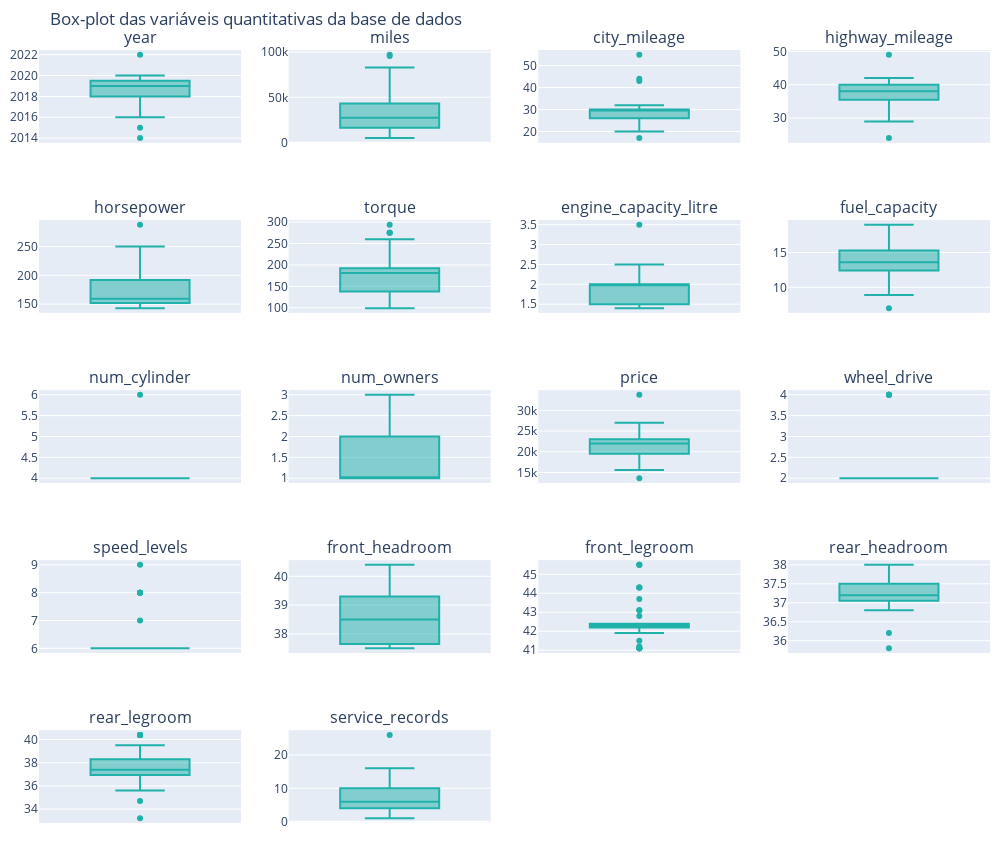

Here is the notebook cell this chart was saved with:
### Markdown cell above
### Box-plot

### Code cell
# Medidas estatísicas para o dataframe
def plotly_subplots_box(nrows, ncols, data_frame) -> None:
    columns: list[str] = data_frame.columns.to_list()

    fig = make_subplots(rows=nrows, cols=ncols, subplot_titles=columns)

    k = 0
    # Add a box plot for each column
    for i in range(nrows):
        for j in range(ncols):
            if k < len(columns):
                fig.add_trace(
                    go.Box(
                        px.box(
                            y=data_frame[columns[k]],
                            orientation="v",
                            color_discrete_sequence=["lightseagreen"],
                        ).data[0]
                    ),
                    row=i + 1,
                    col=j + 1,
                )
                k += 1
            else:
                break

    # Update the layout
    fig.update_layout(
        height=850,
        width=1000,
        showlegend=False,
        margin=dict(t=50, l=10, r=10, b=10),
        title_text="Box-plot das variáveis quantitativas da base de dados",
    )

    fig.show()


plotly_subplots_box(5, 4, data_quanti)

### Figure 1 — Plotly figure (JSON) as saved in the notebook; plotly's stock layout.template omitted (floating-point values rounded to 4 significant figures)
{"data": [{"alignmentgroup": "True", "hovertemplate": "y=%{y}<extra></extra>", "legendgroup": "", "marker": {"color": "lightseagreen"}, "name": "", "notched": false, "offsetgroup": "", "orientation": "v", "showlegend": false, "type": "box", "x0": " ", "xaxis": "x", "y": [2019, 2017, 2014, 2016, 2019, 2016, 2022, 2018, 2019, 2017, 2015, 2019, 2018, 2020, 2020, 2019, 2020, 2019, 2019, 2019, 2019, 2020, 2019, 2018, 2017, 2020, 2020, 2019, 2019, 2018, 2019, 2017, 2019, 2020, 2019, 2019, 2018, 2019, 2018, 2020, 2018, 2019, 2020, 2019, 2020, 2019, 2018, 2019, 2020, 2019, 2020, 2018], "y0": " ", "yaxis": "y"}, {"alignmentgroup": "True", "hovertemplate": "y=%{y}<extra></extra>", "legendgroup": "", "marker": {"color": "lightseagreen"}, "name": "", "notched": false, "offsetgroup": "", "orientation": "v", "showlegend": false, "type": "box", "x0": " ", "xaxis": "x2", "y": [27173, 76941, 97027, 95396, 28405, 61459, 6811, 29674, 25044, 26215, 25939, 32270, 19950, 19719, 16076, 28214, 12395, 33322, 56233, 24250, 38097, 35743, 32946, 26905, 66329, 27457, 12395, 41799, 26910, 16581, 9736, 7743, 44371, 12944, 5000, 41799, 13726, 18898, 51279, 36506, 58126, 27440, 59090, 47715, 9495, 13721, 72827, 33412, 13830, 23507, 11296, 82729], "y0": " ", "yaxis": "y2"}, {"alignmentgroup": "True", "hovertemplate": "y=%{y}<extra></extra>", "legendgroup": "", "marker": {"color": "lightseagreen"}, "name": "", "notched": false, "offsetgroup": "", "orientation": "v", "showlegend": false, "type": "box", "x0": " ", "xaxis": "x3", "y": [43, 29, 27, 31, 29, 31, 27, 44, 30, 28, 29, 32, 31, 30, 32, 28, 30, 30, 55, 30, 17, 20, 29, 25, 23, 23, 30, 30, 25, 31, 25, 31, 28, 25, 30, 30, 22, 30, 30, 21, 30, 32, 30, 30, 23, 30, 31, 23, 30, 20, 30, 30], "y0": " ", "yaxis": "y3"}, {"alignmentgroup": "True", "hovertemplate": "y=%{y}<extra></extra>", "legendgroup": "", "marker": {"color": "lightseagreen"}, "name": "", "notched": false, "offsetgroup": "", "orientation": "v", "showlegend": false, "type": "box", "x0": " ", "xaxis": "x4", "y": [42, 38, 37, 42, 38, 41, 35, 40, 40, 38, 37, 42, 40, 38, 42, 38, 38, 38, 49, 40, 24, 29, 36, 36, 34, 34, 38, 38, 33, 40, 33, 40, 38, 32, 40, 38, 32, 40, 38, 31, 38, 42, 38, 38, 34, 40, 40, 32, 40, 29, 40, 38], "y0": " ", "yaxis": "y4"}, {"alignmentgroup": "True", "hovertemplate": "y=%{y}<extra></extra>", "legendgroup": "", "marker": {"color": "lightseagreen"}, "name": "", "notched": false, "offsetgroup": "", "orientation": "v", "showlegend": false, "type": "box", "x0": " ", "xaxis": "x5", "y": [149, 146, 159, 158, 147, 158, 182, 212, 147, 150, 143, 174, 158, 192, 174, 152, 192, 158, 151, 147, 288, 245, 160, 174, 170, 174, 192, 158, 185, 158, 185, 158, 152, 228, 147, 158, 250, 158, 192, 245, 192, 174, 192, 158, 174, 147, 158, 245, 147, 245, 147, 192], "y0": " ", "yaxis": "y5"}, {"alignmentgroup": "True", "hovertemplate": "y=%{y}<extra></extra>", "legendgroup": "", "marker": {"color": "lightseagreen"}, "name": "", "notched": false, "offsetgroup": "", "orientation": "v", "showlegend": false, "type": "box", "x0": " ", "xaxis": "x6", "y": [294, 132, 146, 138, 132, 138, 176, 99, 184, 184, 129, 162, 138, 192, 162, 145, 192, 138, 99, 184, 254, 275, 184, 184, 184, 206, 192, 138, 178, 138, 178, 138, 145, 258, 184, 138, 260, 184, 192, 275, 192, 162, 192, 138, 206, 184, 138, 260, 132, 275, 132, 192], "y0": " ", "yaxis": "y6"}, {"alignmentgroup": "True", "hovertemplate": "y=%{y}<extra></extra>", "legendgroup": "", "marker": {"color": "lightseagreen"}, "name": "", "notched": false, "offsetgroup": "", "orientation": "v", "showlegend": false, "type": "box", "x0": " ", "xaxis": "x7", "y": [1.5, 2, 2, 1.5, 2, 2, 2.5, 1.5, 1.4, 1.4, 1.8, 1.5, 2, 1.5, 1.5, 2, 1.5, 2, 1.5, 1.4, 3.5, 2, 1.5, 2, 1.8, 2, 1.5, 2, 2.4, 2, 2.4, 2, 2, 2, 1.4, 2, 2, 1.4, 1.5, 2, 1.5, 1.5, 1.5, 2, 2, 1.4, 2, 2, 2, 2, 2, 1.5], "y0": " ", "yaxis": "y7"}, {"alignmentgroup": "True", "hovertemplate": "y=%{y}<extra></extra>", "legendgroup": "", "marker": {"color": "lightseagreen"}, "name": "", "notched": false, "offsetgroup": "", "orientation": "v", "showlegend": false, "type": "box", "x0": " ", "xaxis": "x8", "y": [8.9, 14, 12.4, 12.4, 14, 12.4, 18.5, 7, 13.2, 14.5, 13.2, 12.4, 12.4, 14.8, 12.4, 13.2, 14.8, 12.4, 10.6, 13.2, 19, 18, 15.8, 18.5, 18.5, 18.5, 14.8, 12.4, 18.5, 12.4, 18.5, 12.4, 13.2, 13.2, 13.2, 12.4, 15.8, 13.2, 14.8, 16.5, 14.8, 12.4, 14.8, 12.4, 18.5, 13.2, 12.4, 18.5, 14, 14, 14, 14.8], "y0": " ", "yaxis": "y8"}, {"alignmentgroup": "True", "hovertemplate": "y=%{y}<extra></extra>", "legendgroup": "", "marker": {"color": "lightseagreen"}, "name": "", "notched": false, "offsetgroup": "", "orientation": "v", "showlegend": false, "type": "box", "x0": " ", "xaxis": "x9", "y": [4, 4, 4, 4, 4, 4, 4, 4, 4, 4, 4, 4, 4, 4, 4, 4, 4, 4, 4, 4, 6, 4, 4, 4, 4, 4, 4, 4, 4, 4, 4, 4, 4, 4, 4, 4, 4, 4, 4, 4, 4, 4, 4, 4, 4, 4, 4, 4, 4, 4, 4, 4], "y0": " ", "yaxis": "y9"}, {"alignmentgroup": "True", "hovertemplate": "y=%{y}<extra></extra>", "legendgroup": "", "marker": {"color": "lightseagreen"}, "name": "", "notched": false, "offsetgroup": "", "orientation": "v", "showlegend": false, "type": "box", "x0": " ", "xaxis": "x10", "y": [3, 2, 3, 2, 3, 2, 1, 1, 1, 2, 1, 1, 1, 1, 1, 1, 1, 1, 2, 1, 3, 1, 1, 2, 2, 1, 1, 1, 1, 2, 1, 1, 2, 1, 1, 1, 1, 1, 1, 1, 2, 1, 1, 1, 1, 1, 1, 1, 1, 1, 1, 1], "y0": " ", "yaxis": "y10"}, {"alignmentgroup": "True", "hovertemplate": "y=%{y}<extra></extra>", "legendgroup": "", "marker": {"color": "lightseagreen"}, "name": "", "notched": false, "offsetgroup": "", "orientation": "v", "showlegend": false, "type": "box", "x0": " ", "xaxis": "x11", "y": [25655, 15590, 13590, 20590, 16787, 18277, 33777, 26999, 22491, 17500, 19450, 22688, 22988, 26988, 24498, 22360, 26788, 22899, 21998, 17880, 22993, 20900, 18949, 19795, 15795, 24498, 26788, 19998, 17993, 21994, 25491, 22995, 22388, 25460, 19877, 19998, 23570, 18999, 25991, 19795, 22991, 22476, 21988, 22988, 22999, 21680, 17488, 22493, 21999, 21591, 19542, 19403], "y0": " ", "yaxis": "y11"}, {"alignmentgroup": "True", "hovertemplate": "y=%{y}<extra></extra>", "legendgroup": "", "marker": {"color": "lightseagreen"}, "name": "", "notched": false, "offsetgroup": "", "orientation": "v", "showlegend": false, "type": "box", "x0": " ", "xaxis": "x12", "y": [2, 2, 2, 2, 2, 2, 4, 2, 2, 2, 2, 2, 2, 2, 2, 2, 2, 2, 2, 2, 4, 4, 2, 2, 2, 2, 2, 2, 2, 2, 2, 2, 4, 2, 2, 2, 2, 2, 2, 2, 2, 2, 2, 2, 2, 2, 2, 2, 2, 2, 2, 2], "y0": " ", "yaxis": "y12"}, {"alignmentgroup": "True", "hovertemplate": "y=%{y}<extra></extra>", "legendgroup": "", "marker": {"color": "lightseagreen"}, "name": "", "notched": false, "offsetgroup": "", "orientation": "v", "showlegend": false, "type": "box", "x0": " ", "xaxis": "x13", "y": [6, 6, 6, 6, 6, 6, 6, 6, 8, 6, 6, 6, 6, 6, 6, 6, 6, 6, 6, 8, 6, 6, 6, 6, 6, 6, 6, 6, 6, 6, 6, 6, 6, 7, 8, 6, 9, 8, 6, 6, 6, 6, 6, 6, 6, 8, 6, 8, 6, 6, 6, 6], "y0": " ", "yaxis": "y13"}, {"alignmentgroup": "True", "hovertemplate": "y=%{y}<extra></extra>", "legendgroup": "", "marker": {"color": "lightseagreen"}, "name": "", "notched": false, "offsetgroup": "", "orientation": "v", "showlegend": false, "type": "box", "x0": " ", "xaxis": "x14", "y": [37.8, 39, 38.3, 37.5, 39, 37.5, 39.4, 39.1, 38.5, 38.2, 37.9, 37.5, 37.5, 37.5, 37.5, 39.8, 37.5, 39.3, 39.3, 38.5, 39, 39.2, 39.1, 38.3, 38.3, 38.3, 37.5, 39.3, 40.4, 37.5, 40.4, 37.5, 39.8, 38.5, 38.5, 39.3, 39.1, 38.5, 37.5, 39.2, 37.5, 37.5, 39.5, 39.3, 38.3, 38.5, 39.3, 40.4, 40.3, 39.2, 40.3, 39.5], "y0": " ", "yaxis": "y14"}, {"alignmentgroup": "True", "hovertemplate": "y=%{y}<extra></extra>", "legendgroup": "", "marker": {"color": "lightseagreen"}, "name": "", "notched": false, "offsetgroup": "", "orientation": "v", "showlegend": false, "type": "box", "x0": " ", "xaxis": "x15", "y": [42.1, 42.2, 43.7, 42.3, 42.2, 42.3, 42.8, 42.2, 41.1, 41.2, 42, 42.3, 42.3, 42.3, 42.3, 43.1, 42.3, 42.3, 42.3, 41.1, 41.9, 44.3, 41.5, 42.4, 42.4, 42.4, 42.3, 42.3, 45.5, 42.3, 45.5, 42.3, 43.1, 41.1, 41.1, 42.3, 42, 41.1, 42.3, 44.3, 42.3, 42.3, 42.3, 42.3, 42.4, 41.1, 42.3, 45.5, 42.2, 44.3, 42.2, 42.3], "y0": " ", "yaxis": "y15"}, {"alignmentgroup": "True", "hovertemplate": "y=%{y}<extra></extra>", "legendgroup": "", "marker": {"color": "lightseagreen"}, "name": "", "notched": false, "offsetgroup": "", "orientation": "v", "showlegend": false, "type": "box", "x0": " ", "xaxis": "x16", "y": [35.8, 37, 38, 36.8, 37, 36.8, 37.2, 37.1, 37.2, 37.1, 36.2, 36.8, 36.8, 37.2, 36.8, 37.2, 37.2, 37.1, 36.9, 37.2, 37.8, 37.8, 37.5, 37.8, 37.8, 37.8, 37.2, 37.1, 38, 36.8, 38, 36.8, 37.2, 37.2, 37.2, 37.1, 37.5, 37.2, 37.2, 37.8, 37.2, 36.8, 37.3, 37.1, 37.8, 37.2, 37.1, 38, 37.3, 37.8, 37.3, 37.3], "y0": " ", "yaxis": "y16"}, {"alignmentgroup": "True", "hovertemplate": "y=%{y}<extra></extra>", "legendgroup": "", "marker": {"color": "lightseagreen"}, "name": "", "notched": false, "offsetgroup": "", "orientation": "v", "showlegend": false, "type": "box", "x0": " ", "xaxis": "x17", "y": [34.7, 35.7, 33.2, 37.4, 35.7, 37.4, 39.5, 36.2, 37.4, 38.1, 36.2, 37.4, 37.4, 40.4, 37.4, 36.5, 40.4, 37.4, 37.4, 37.4, 38.1, 38.3, 38.1, 39.1, 39.1, 39.1, 40.4, 37.4, 35.6, 37.4, 35.6, 37.4, 36.5, 37.4, 37.4, 37.4, 38.1, 37.4, 40.4, 38.3, 40.4, 37.4, 40.4, 37.4, 39.1, 37.4, 37.4, 35.6, 35.7, 38.3, 35.7, 40.4], "y0": " ", "yaxis": "y17"}, {"alignmentgroup": "True", "hovertemplate": "y=%{y}<extra></extra>", "legendgroup": "", "marker": {"color": "lightseagreen"}, "name": "", "notched": false, "offsetgroup": "", "orientation": "v", "showlegend": false, "type": "box", "x0": " ", "xaxis": "x18", "y": [4, 16, 13, 26, 5, 13, 6, 2, 6, 13, 15, 4, 9, 4, 5, 4, 4, 4, 5, 8, 1, 8, 15, 11, 5, 11, 4, 4, 4, 4, 6, 2, 7, 5, 6, 4, 7, 4, 8, 7, 14, 13, 1, 1, 10, 5, 5, 10, 6, 11, 7, 9], "y0": " ", "yaxis": "y18"}], "layout": {"annotations": [{"font": {"size": 16}, "showarrow": false, "text": "year", "x": 0.1062, "xanchor": "center", "xref": "paper", "y": 1, "yanchor": "bottom", "yref": "paper"}, {"font": {"size": 16}, "showarrow": false, "text": "miles", "x": 0.3688, "xanchor": "center", "xref": "paper", "y": 1, "yanchor": "bottom", "yref": "paper"}, {"font": {"size": 16}, "showarrow": false, "text": "city_mileage", "x": 0.6313, "xanchor": "center", "xref": "paper", "y": 1, "yanchor": "bottom", "yref": "paper"}, {"font": {"size": 16}, "showarrow": false, "text": "highway_mileage", "x": 0.8938, "xanchor": "center", "xref": "paper", "y": 1, "yanchor": "bottom", "yref": "paper"}, {"font": {"size": 16}, "showarrow": false, "text": "horsepower", "x": 0.1062, "xanchor": "center", "xref": "paper", "y": 0.78, "yanchor": "bottom", "yref": "paper"}, {"font": {"size": 16}, "showarrow": false, "text": "torque", "x": 0.3688, "xanchor": "center", "xref": "paper", "y": 0.78, "yanchor": "bottom", "yref": "paper"}, {"font": {"size": 16}, "showarrow": false, "text": "engine_capacity_litre", "x": 0.6313, "xanchor": "center", "xref": "paper", "y": 0.78, "yanchor": "bottom", "yref": "paper"}, {"font": {"size": 16}, "showarrow": false, "text": "fuel_capacity", "x": 0.8938, "xanchor": "center", "xref": "paper", "y": 0.78, "yanchor": "bottom", "yref": "paper"}, {"font": {"size": 16}, "showarrow": false, "text": "num_cylinder", "x": 0.1062, "xanchor": "center", "xref": "paper", "y": 0.56, "yanchor": "bottom", "yref": "paper"}, {"font": {"size": 16}, "showarrow": false, "text": "num_owners", "x": 0.3688, "xanchor": "center", "xref": "paper", "y": 0.56, "yanchor": "bottom", "yref": "paper"}, {"font": {"size": 16}, "showarrow": false, "text": "price", "x": 0.6313, "xanchor": "center", "xref": "paper", "y": 0.56, "yanchor": "bottom", "yref": "paper"}, {"font": {"size": 16}, "showarrow": false, "text": "wheel_drive", "x": 0.8938, "xanchor": "center", "xref": "paper", "y": 0.56, "yanchor": "bottom", "yref": "paper"}, {"font": {"size": 16}, "showarrow": false, "text": "speed_levels", "x": 0.1062, "xanchor": "center", "xref": "paper", "y": 0.34, "yanchor": "bottom", "yref": "paper"}, {"font": {"size": 16}, "showarrow": false, "text": "front_headroom", "x": 0.3688, "xanchor": "center", "xref": "paper", "y": 0.34, "yanchor": "bottom", "yref": "paper"}, {"font": {"size": 16}, "showarrow": false, "text": "front_legroom", "x": 0.6313, "xanchor": "center", "xref": "paper", "y": 0.34, "yanchor": "bottom", "yref": "paper"}, {"font": {"size": 16}, "showarrow": false, "text": "rear_headroom", "x": 0.8938, "xanchor": "center", "xref": "paper", "y": 0.34, "yanchor": "bottom", "yref": "paper"}, {"font": {"size": 16}, "showarrow": false, "text": "rear_legroom", "x": 0.1062, "xanchor": "center", "xref": "paper", "y": 0.12, "yanchor": "bottom", "yref": "paper"}, {"font": {"size": 16}, "showarrow": false, "text": "service_records", "x": 0.3688, "xanchor": "center", "xref": "paper", "y": 0.12, "yanchor": "bottom", "yref": "paper"}], "height": 850, "margin": {"b": 10, "l": 10, "r": 10, "t": 50}, "showlegend": false, "title": {"text": "Box-plot das variáveis quantitativas da base de dados"}, "width": 1000, "xaxis": {"anchor": "y", "domain": [0, 0.2125]}, "xaxis10": {"anchor": "y10", "domain": [0.2625, 0.475]}, "xaxis11": {"anchor": "y11", "domain": [0.525, 0.7375]}, "xaxis12": {"anchor": "y12", "domain": [0.7875, 1]}, "xaxis13": {"anchor": "y13", "domain": [0, 0.2125]}, "xaxis14": {"anchor": "y14", "domain": [0.2625, 0.475]}, "xaxis15": {"anchor": "y15", "domain": [0.525, 0.7375]}, "xaxis16": {"anchor": "y16", "domain": [0.7875, 1]}, "xaxis17": {"anchor": "y17", "domain": [0, 0.2125]}, "xaxis18": {"anchor": "y18", "domain": [0.2625, 0.475]}, "xaxis19": {"anchor": "y19", "domain": [0.525, 0.7375]}, "xaxis2": {"anchor": "y2", "domain": [0.2625, 0.475]}, "xaxis20": {"anchor": "y20", "domain": [0.7875, 1]}, "xaxis3": {"anchor": "y3", "domain": [0.525, 0.7375]}, "xaxis4": {"anchor": "y4", "domain": [0.7875, 1]}, "xaxis5": {"anchor": "y5", "domain": [0, 0.2125]}, "xaxis6": {"anchor": "y6", "domain": [0.2625, 0.475]}, "xaxis7": {"anchor": "y7", "domain": [0.525, 0.7375]}, "xaxis8": {"anchor": "y8", "domain": [0.7875, 1]}, "xaxis9": {"anchor": "y9", "domain": [0, 0.2125]}, "yaxis": {"anchor": "x", "domain": [0.88, 1]}, "yaxis10": {"anchor": "x10", "domain": [0.44, 0.56]}, "yaxis11": {"anchor": "x11", "domain": [0.44, 0.56]}, "yaxis12": {"anchor": "x12", "domain": [0.44, 0.56]}, "yaxis13": {"anchor": "x13", "domain": [0.22, 0.34]}, "yaxis14": {"anchor": "x14", "domain": [0.22, 0.34]}, "yaxis15": {"anchor": "x15", "domain": [0.22, 0.34]}, "yaxis16": {"anchor": "x16", "domain": [0.22, 0.34]}, "yaxis17": {"anchor": "x17", "domain": [0, 0.12]}, "yaxis18": {"anchor": "x18", "domain": [0, 0.12]}, "yaxis19": {"anchor": "x19", "domain": [0, 0.12]}, "yaxis2": {"anchor": "x2", "domain": [0.88, 1]}, "yaxis20": {"anchor": "x20", "domain": [0, 0.12]}, "yaxis3": {"anchor": "x3", "domain": [0.88, 1]}, "yaxis4": {"anchor": "x4", "domain": [0.88, 1]}, "yaxis5": {"anchor": "x5", "domain": [0.66, 0.78]}, "yaxis6": {"anchor": "x6", "domain": [0.66, 0.78]}, "yaxis7": {"anchor": "x7", "domain": [0.66, 0.78]}, "yaxis8": {"anchor": "x8", "domain": [0.66, 0.78]}, "yaxis9": {"anchor": "x9", "domain": [0.44, 0.56]}}}
